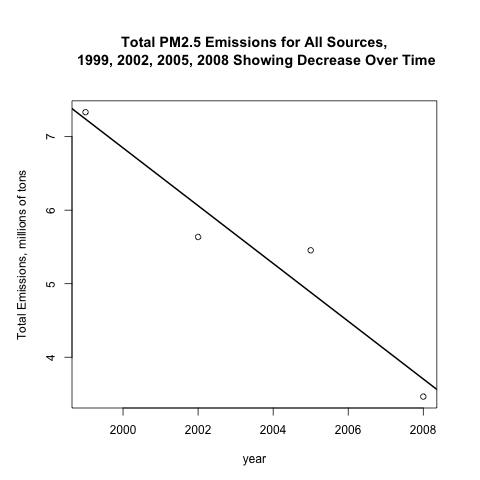

Recreate this plot in R.
# Pollution Plot 1
# Have total emissions from PM2.5 decreased in the United States from 1999 to 2008? Using the base plotting system, 
# make a plot showing the total PM2.5 emission from all sources for each of the years 1999, 2002, 2005, and 2008.
library(dplyr)
summary <- summarise(group_by(NEI,year), Emissions = sum(Emissions)/1000000)
##names(summary) <- c("year","Emissions")
##summary$Emissions <- summary$Emissions/1000000  # show millions of tons
png("plot1.png", width=480, height=480, units="px", pointsize = 12, type = "quartz")
par(mar=c(5,5,7,3))
plot(summary$year, summary$Emissions, ylab = "Total Emissions, millions of tons", xlab = "year", main = "Total PM2.5 Emissions for All Sources,\n 1999, 2002, 2005, 2008 Showing Decrease Over Time")

model <- lm(Emissions ~ year, summary)
abline(model, lwd=2)
dev.off()